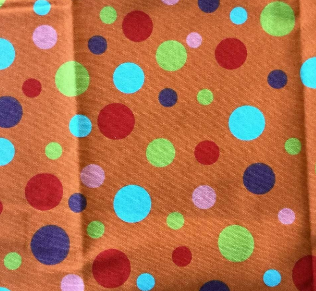
#> input picture OpenCV Blob Detection/polkadots.png, 316 x 291 px
$ python blob_detector.py
#> lines starting #> are read from the running program, lines starting #| are printed output that depends on the picture; after the words box and inside, x2 and y2 are one past the last pixel; in counts of white or black regions, pixels touching at a corner belong together
import cv2
import numpy as np

img = cv2.imread('polkadots.png')
#> img is the input picture: shape (291, 316, 3); mean B, G, R 74.8, 111.3, 176.5
if img is None:
    raise FileNotFoundError("Check image path!")

blurred = cv2.GaussianBlur(img, (5, 5), 0)
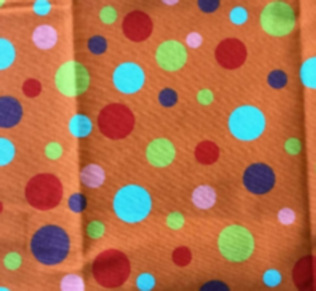
#> blurred: shape (291, 316, 3); mean B, G, R 74.8, 111.3, 176.5
hsv = cv2.cvtColor(blurred, cv2.COLOR_BGR2HSV)
#> hsv: shape (291, 316, 3); mean H, S, V 31.6, 171.1, 190.4

pixels = hsv.reshape(-1, 3)
unique_colors, counts = np.unique(pixels, axis=0, return_counts=True)
dominant_hsv = unique_colors[np.argmax(counts)]
#> dominant_hsv = [10, 184, 195]

h_tol = 12
s_tol = 50
v_tol = 50

lower_bg = np.array([
    max(0, int(dominant_hsv[0]) - h_tol),
    max(0, int(dominant_hsv[1]) - s_tol),
    max(0, int(dominant_hsv[2]) - v_tol)
], dtype=np.uint8)
#> lower_bg = [0, 134, 145]

upper_bg = np.array([
    min(180, int(dominant_hsv[0]) + h_tol),
    min(255, int(dominant_hsv[1]) + s_tol),
    min(255, int(dominant_hsv[2]) + v_tol)
], dtype=np.uint8)
#> upper_bg = [22, 234, 245]

bg_mask = cv2.inRange(hsv, lower_bg, upper_bg)
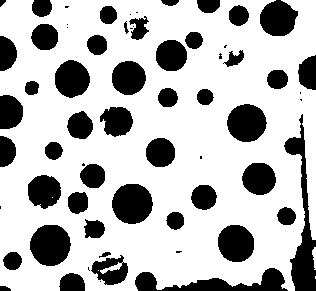
#> bg_mask: shape (291, 316); 72.3% white; 64 black regions (17 under 20 px), largest, box (x1, y1, x2, y2) and area: (284, 114, 316, 291) 1897, (135, 268, 288, 291) 1566, (30, 225, 71, 266) 1320

dots_mask = cv2.bitwise_not(bg_mask)

kernel = np.ones((5, 5), np.uint8)
dots_mask = cv2.morphologyEx(dots_mask, cv2.MORPH_OPEN, kernel)
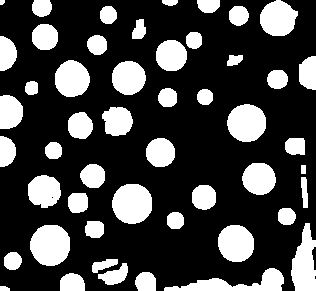
#> dots_mask: shape (291, 316); 26.9% white; 50 white regions, largest, box (x1, y1, x2, y2) and area: (30, 225, 70, 266) 1317, (112, 184, 152, 224) 1289, (164, 268, 284, 291) 1179
dots_mask = cv2.morphologyEx(dots_mask, cv2.MORPH_CLOSE, kernel)
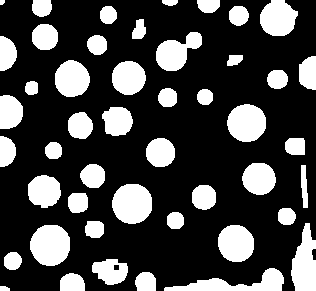
#> dots_mask: shape (291, 316); 27.1% white; 47 white regions

contours, _ = cv2.findContours(dots_mask, cv2.RETR_EXTERNAL, cv2.CHAIN_APPROX_SIMPLE)
#> contours = 47 contours, 1 with area under 20; largest, box (x1, y1, x2, y2) and area: (30, 225, 70, 266) 1259, (112, 184, 152, 224) 1232, (227, 104, 266, 142) 1112, (291, 223, 316, 291) 1108, (164, 268, 284, 291) 1058

output = img.copy()
dot_count = 0

for cnt in contours:
    area = cv2.contourArea(cnt)
    perimeter = cv2.arcLength(cnt, True)

    if perimeter > 0 and 20 < area < 30000:
        circularity = 4 * np.pi * (area / (perimeter * perimeter))

        if circularity > 0.45:
            (x, y), radius = cv2.minEnclosingCircle(cnt)
            center = (int(x), int(y))
            radius = int(radius)
            cv2.circle(output, center, radius, (0, 0, 255), 2)
            dot_count += 1
#> this loop made 47 passes
#> (area, perimeter, circularity, x, y, radius, center) on passes 1, 2, 3, 5, 6, 7, 8, 10, 13, 14, 15, 16: (31, 24.83, 0.632, 4.5, 288, 4, (4, 288)), (350.5, 74.38, 0.796, 72, 285, 13, (72, 284)), (314.5, 68.38, 0.845, 146, 282.8, 11, (145, 282)), (634, 108.3, 0.679, 109.5, 268.6, 17, (109, 268)), (236.5, 56.87, 0.919, 12.04, 260.4, 9, (12, 260)), (1022.5, 119.2, 0.905, 235.5, 243, 19, (235, 243)), (1259, 132.2, 0.905, 49.71, 244.6, 20, (49, 244)), (254, 60.97, 0.859, 93.87, 228.5, 10, (93, 228)), (322, 67.8, 0.88, 78.22, 202.3, 11, (78, 202)), (462, 79.94, 0.908, 203.6, 196.8, 12, (203, 196)), (1231.5, 130.8, 0.904, 131.9, 203.2, 20, (131, 203)), (803, 109.3, 0.845, 43.73, 190.5, 17, (43, 190))
#> (area, perimeter, circularity, x, y, radius) on passes 11, 12, 23, 36, 38, 44: (221, 54.63, 0.931, 175, 220, 8), (231, 56.63, 0.905, 286, 216, 9), (362, 80.63, 0.7, 2, 151, 15), (424.5, 88.87, 0.675, 2, 53, 17), (962, 151.4, 0.527, 179, 49, 25), (223, 60.97, 0.754, 208, 3, 11)
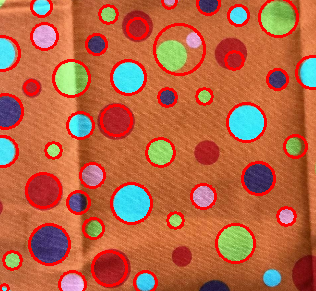
#> output: shape (291, 316, 3); 10.42% of pixels changed, all inside (x1, y1, x2, y2) = (0, 0, 316, 291)
#> after the loop, dot_count = 43

print(f"Detected {dot_count} polka dots!")
#| Detected 43 polka dots!

cv2.imshow("Dots Mask", dots_mask)
cv2.imshow("Detected Polka Dots", output)
cv2.waitKey(0)
cv2.destroyAllWindows()
